Frame 1 (no input): blank canvas, image omitted
Frame 60 (no input): blank canvas, image omitted
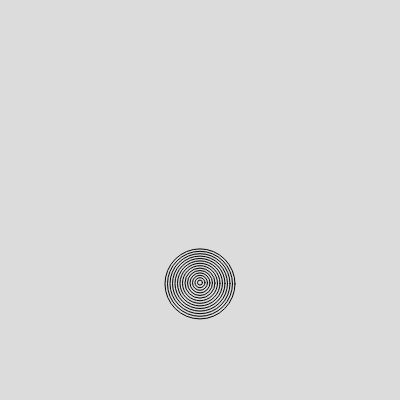
Frame 120 (the mouse pressed at the canvas centre since frame 60)

The p5.js sketch whose frames 1 and 60 were blank and that drew this single picture after the mouse press (run headless with seeded random() and noise() and a simulated clock; from frame 60 on, the mouse is pressed at the canvas centre):

// p5.js sketch
// ── sketch.js
let pos = [];

function setup() {
  createCanvas(400, 400);
  noFill();
}

function draw() {
  background(220);
  for (let j = 0; j < pos.length; j++) {
    let coords = pos[j];
    for (let i = 0; i < coords.ringCount; i++) {
      circle(coords.x, coords.y, (i + 1) * 5);
      coords.y += 0.1;
    }
  }
}

function mousePressed() {
  let posObj = {x: mouseX, y:mouseY, ringCount: floor(random(2,20))};
  pos.push(posObj);
  console.log(posObj);
}
